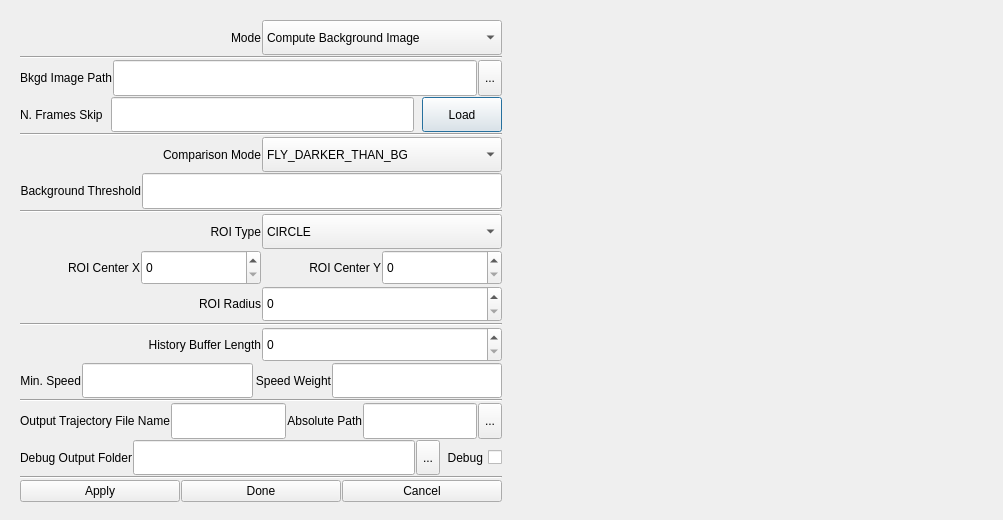
<?xml version="1.0" encoding="UTF-8"?>
<ui version="4.0">
 <class>FlyTrackPluginDialog</class>
 <widget class="QDialog" name="FlyTrackPluginDialog">
  <property name="geometry">
   <rect>
    <x>0</x>
    <y>0</y>
    <width>1003</width>
    <height>520</height>
   </rect>
  </property>
  <property name="sizePolicy">
   <sizepolicy hsizetype="Expanding" vsizetype="Expanding">
    <horstretch>0</horstretch>
    <verstretch>0</verstretch>
   </sizepolicy>
  </property>
  <property name="minimumSize">
   <size>
    <width>907</width>
    <height>472</height>
   </size>
  </property>
  <property name="windowTitle">
   <string>Fly Track Settings</string>
  </property>
  <layout class="QHBoxLayout" name="horizontalLayout_2">
   <item>
    <layout class="QHBoxLayout" name="mainHorizontalLayout">
     <property name="sizeConstraint">
      <enum>QLayout::SetNoConstraint</enum>
     </property>
     <item>
      <widget class="QWidget" name="controlsWidget" native="true">
       <property name="sizePolicy">
        <sizepolicy hsizetype="Preferred" vsizetype="MinimumExpanding">
         <horstretch>0</horstretch>
         <verstretch>0</verstretch>
        </sizepolicy>
       </property>
       <property name="minimumSize">
        <size>
         <width>500</width>
         <height>500</height>
        </size>
       </property>
       <property name="maximumSize">
        <size>
         <width>800</width>
         <height>16777215</height>
        </size>
       </property>
       <layout class="QVBoxLayout" name="verticalLayout_4">
        <item>
         <layout class="QVBoxLayout" name="controlsVerticalLayout">
          <property name="spacing">
           <number>1</number>
          </property>
          <item>
           <layout class="QHBoxLayout" name="horizontalLayout_4">
            <property name="sizeConstraint">
             <enum>QLayout::SetMinimumSize</enum>
            </property>
            <property name="topMargin">
             <number>0</number>
            </property>
            <property name="rightMargin">
             <number>0</number>
            </property>
            <property name="bottomMargin">
             <number>0</number>
            </property>
            <item>
             <widget class="QLabel" name="computeBgModeLabel">
              <property name="text">
               <string>Mode</string>
              </property>
              <property name="alignment">
               <set>Qt::AlignRight|Qt::AlignTrailing|Qt::AlignVCenter</set>
              </property>
             </widget>
            </item>
            <item>
             <widget class="QComboBox" name="computeBgModeComboBox">
              <property name="sizePolicy">
               <sizepolicy hsizetype="Preferred" vsizetype="Preferred">
                <horstretch>0</horstretch>
                <verstretch>0</verstretch>
               </sizepolicy>
              </property>
              <item>
               <property name="text">
                <string>Compute Background Image</string>
               </property>
              </item>
              <item>
               <property name="text">
                <string>Track Fly</string>
               </property>
              </item>
             </widget>
            </item>
           </layout>
          </item>
          <item>
           <widget class="Line" name="line_6">
            <property name="orientation">
             <enum>Qt::Horizontal</enum>
            </property>
           </widget>
          </item>
          <item>
           <layout class="QHBoxLayout" name="bgImageFilePathHorizontalLayout">
            <item>
             <widget class="QLabel" name="bgImageFilePathLabel">
              <property name="sizePolicy">
               <sizepolicy hsizetype="Preferred" vsizetype="Preferred">
                <horstretch>0</horstretch>
                <verstretch>0</verstretch>
               </sizepolicy>
              </property>
              <property name="layoutDirection">
               <enum>Qt::RightToLeft</enum>
              </property>
              <property name="text">
               <string>Bkgd Image Path</string>
              </property>
              <property name="alignment">
               <set>Qt::AlignRight|Qt::AlignTrailing|Qt::AlignVCenter</set>
              </property>
             </widget>
            </item>
            <item>
             <widget class="QLineEdit" name="bgImageFilePathLineEdit">
              <property name="sizePolicy">
               <sizepolicy hsizetype="Expanding" vsizetype="Preferred">
                <horstretch>0</horstretch>
                <verstretch>0</verstretch>
               </sizepolicy>
              </property>
             </widget>
            </item>
            <item>
             <widget class="QToolButton" name="bgImageFilePathToolButton">
              <property name="sizePolicy">
               <sizepolicy hsizetype="Preferred" vsizetype="Preferred">
                <horstretch>0</horstretch>
                <verstretch>0</verstretch>
               </sizepolicy>
              </property>
              <property name="text">
               <string>...</string>
              </property>
             </widget>
            </item>
           </layout>
          </item>
          <item>
           <layout class="QHBoxLayout" name="bgSampleHorizontalLayout">
            <property name="spacing">
             <number>8</number>
            </property>
            <item>
             <widget class="QLabel" name="nFramesSkipLabel">
              <property name="text">
               <string>N. Frames Skip</string>
              </property>
             </widget>
            </item>
            <item>
             <widget class="QLineEdit" name="nFramesSkipLineEdit">
              <property name="sizePolicy">
               <sizepolicy hsizetype="Expanding" vsizetype="Preferred">
                <horstretch>0</horstretch>
                <verstretch>0</verstretch>
               </sizepolicy>
              </property>
             </widget>
            </item>
            <item>
             <widget class="QPushButton" name="loadBgPushButton">
              <property name="sizePolicy">
               <sizepolicy hsizetype="Preferred" vsizetype="Preferred">
                <horstretch>0</horstretch>
                <verstretch>0</verstretch>
               </sizepolicy>
              </property>
              <property name="text">
               <string>Load</string>
              </property>
             </widget>
            </item>
           </layout>
          </item>
          <item>
           <widget class="Line" name="line">
            <property name="orientation">
             <enum>Qt::Horizontal</enum>
            </property>
           </widget>
          </item>
          <item>
           <layout class="QHBoxLayout" name="horizontalLayout_9">
            <item>
             <widget class="QLabel" name="flyVsBgModeLabel">
              <property name="layoutDirection">
               <enum>Qt::RightToLeft</enum>
              </property>
              <property name="text">
               <string>Comparison Mode</string>
              </property>
              <property name="alignment">
               <set>Qt::AlignRight|Qt::AlignTrailing|Qt::AlignVCenter</set>
              </property>
             </widget>
            </item>
            <item>
             <widget class="QComboBox" name="flyVsBgModeComboBox">
              <property name="sizePolicy">
               <sizepolicy hsizetype="Preferred" vsizetype="Preferred">
                <horstretch>0</horstretch>
                <verstretch>0</verstretch>
               </sizepolicy>
              </property>
              <item>
               <property name="text">
                <string>FLY_DARKER_THAN_BG</string>
               </property>
              </item>
              <item>
               <property name="text">
                <string>FLY_BRIGHTER_THAN_BG</string>
               </property>
              </item>
              <item>
               <property name="text">
                <string>FLY_ANY_DIFFERENCE_BG</string>
               </property>
              </item>
             </widget>
            </item>
           </layout>
          </item>
          <item>
           <layout class="QHBoxLayout" name="horizontalLayout_10">
            <item>
             <widget class="QLabel" name="backgroundThresholdLabel">
              <property name="layoutDirection">
               <enum>Qt::RightToLeft</enum>
              </property>
              <property name="text">
               <string>Background Threshold</string>
              </property>
              <property name="alignment">
               <set>Qt::AlignRight|Qt::AlignTrailing|Qt::AlignVCenter</set>
              </property>
             </widget>
            </item>
            <item>
             <widget class="QLineEdit" name="backgroundThresholdLineEdit">
              <property name="sizePolicy">
               <sizepolicy hsizetype="Expanding" vsizetype="Preferred">
                <horstretch>0</horstretch>
                <verstretch>0</verstretch>
               </sizepolicy>
              </property>
              <property name="text">
               <string/>
              </property>
             </widget>
            </item>
           </layout>
          </item>
          <item>
           <widget class="Line" name="line_2">
            <property name="orientation">
             <enum>Qt::Horizontal</enum>
            </property>
           </widget>
          </item>
          <item>
           <layout class="QHBoxLayout" name="horizontalLayout_11">
            <item>
             <widget class="QLabel" name="roiTypeLabel">
              <property name="layoutDirection">
               <enum>Qt::RightToLeft</enum>
              </property>
              <property name="text">
               <string>ROI Type</string>
              </property>
              <property name="alignment">
               <set>Qt::AlignRight|Qt::AlignTrailing|Qt::AlignVCenter</set>
              </property>
             </widget>
            </item>
            <item>
             <widget class="QComboBox" name="roiTypeComboBox">
              <property name="sizePolicy">
               <sizepolicy hsizetype="Preferred" vsizetype="Preferred">
                <horstretch>0</horstretch>
                <verstretch>0</verstretch>
               </sizepolicy>
              </property>
              <item>
               <property name="text">
                <string>CIRCLE</string>
               </property>
              </item>
              <item>
               <property name="text">
                <string>NONE</string>
               </property>
              </item>
             </widget>
            </item>
           </layout>
          </item>
          <item>
           <layout class="QHBoxLayout" name="horizontalLayout_12">
            <item>
             <widget class="QLabel" name="roiCenterXLabel">
              <property name="layoutDirection">
               <enum>Qt::RightToLeft</enum>
              </property>
              <property name="text">
               <string>ROI Center X</string>
              </property>
              <property name="alignment">
               <set>Qt::AlignRight|Qt::AlignTrailing|Qt::AlignVCenter</set>
              </property>
             </widget>
            </item>
            <item>
             <widget class="QSpinBox" name="roiCenterXSpinBox">
              <property name="sizePolicy">
               <sizepolicy hsizetype="Minimum" vsizetype="Preferred">
                <horstretch>0</horstretch>
                <verstretch>0</verstretch>
               </sizepolicy>
              </property>
              <property name="maximum">
               <number>999999999</number>
              </property>
             </widget>
            </item>
            <item>
             <widget class="QLabel" name="roiCenterYLabel">
              <property name="layoutDirection">
               <enum>Qt::RightToLeft</enum>
              </property>
              <property name="text">
               <string>ROI Center Y</string>
              </property>
              <property name="alignment">
               <set>Qt::AlignRight|Qt::AlignTrailing|Qt::AlignVCenter</set>
              </property>
             </widget>
            </item>
            <item>
             <widget class="QSpinBox" name="roiCenterYSpinBox">
              <property name="sizePolicy">
               <sizepolicy hsizetype="Minimum" vsizetype="Preferred">
                <horstretch>0</horstretch>
                <verstretch>0</verstretch>
               </sizepolicy>
              </property>
              <property name="maximum">
               <number>999999999</number>
              </property>
             </widget>
            </item>
           </layout>
          </item>
          <item>
           <layout class="QHBoxLayout" name="horizontalLayout_13">
            <item>
             <widget class="QLabel" name="roiRadiusLabel">
              <property name="layoutDirection">
               <enum>Qt::RightToLeft</enum>
              </property>
              <property name="text">
               <string>ROI Radius</string>
              </property>
              <property name="alignment">
               <set>Qt::AlignRight|Qt::AlignTrailing|Qt::AlignVCenter</set>
              </property>
             </widget>
            </item>
            <item>
             <widget class="QSpinBox" name="roiRadiusSpinBox">
              <property name="sizePolicy">
               <sizepolicy hsizetype="Minimum" vsizetype="Preferred">
                <horstretch>0</horstretch>
                <verstretch>0</verstretch>
               </sizepolicy>
              </property>
              <property name="maximum">
               <number>999999999</number>
              </property>
             </widget>
            </item>
           </layout>
          </item>
          <item>
           <widget class="Line" name="line_3">
            <property name="orientation">
             <enum>Qt::Horizontal</enum>
            </property>
           </widget>
          </item>
          <item>
           <layout class="QHBoxLayout" name="horizontalLayout_14">
            <item>
             <widget class="QLabel" name="historyBufferLengthLabel">
              <property name="layoutDirection">
               <enum>Qt::RightToLeft</enum>
              </property>
              <property name="text">
               <string>History Buffer Length</string>
              </property>
              <property name="alignment">
               <set>Qt::AlignRight|Qt::AlignTrailing|Qt::AlignVCenter</set>
              </property>
             </widget>
            </item>
            <item>
             <widget class="QSpinBox" name="historyBufferLengthSpinBox">
              <property name="sizePolicy">
               <sizepolicy hsizetype="Minimum" vsizetype="Preferred">
                <horstretch>0</horstretch>
                <verstretch>0</verstretch>
               </sizepolicy>
              </property>
              <property name="maximum">
               <number>1000</number>
              </property>
             </widget>
            </item>
           </layout>
          </item>
          <item>
           <layout class="QHBoxLayout" name="horizontalLayout_15">
            <item>
             <widget class="QLabel" name="minVelocityMagnitudeLabel">
              <property name="layoutDirection">
               <enum>Qt::RightToLeft</enum>
              </property>
              <property name="text">
               <string>Min. Speed</string>
              </property>
              <property name="alignment">
               <set>Qt::AlignRight|Qt::AlignTrailing|Qt::AlignVCenter</set>
              </property>
             </widget>
            </item>
            <item>
             <widget class="QLineEdit" name="minVelocityMagnitudeLineEdit">
              <property name="sizePolicy">
               <sizepolicy hsizetype="Expanding" vsizetype="Preferred">
                <horstretch>0</horstretch>
                <verstretch>0</verstretch>
               </sizepolicy>
              </property>
              <property name="text">
               <string/>
              </property>
             </widget>
            </item>
            <item>
             <widget class="QLabel" name="headTailWeightVelocityLabel">
              <property name="layoutDirection">
               <enum>Qt::RightToLeft</enum>
              </property>
              <property name="text">
               <string>Speed Weight</string>
              </property>
              <property name="alignment">
               <set>Qt::AlignRight|Qt::AlignTrailing|Qt::AlignVCenter</set>
              </property>
             </widget>
            </item>
            <item>
             <widget class="QLineEdit" name="headTailWeightVelocityLineEdit">
              <property name="sizePolicy">
               <sizepolicy hsizetype="Expanding" vsizetype="Preferred">
                <horstretch>0</horstretch>
                <verstretch>0</verstretch>
               </sizepolicy>
              </property>
              <property name="text">
               <string/>
              </property>
             </widget>
            </item>
           </layout>
          </item>
          <item>
           <widget class="Line" name="line_4">
            <property name="orientation">
             <enum>Qt::Horizontal</enum>
            </property>
           </widget>
          </item>
          <item>
           <layout class="QHBoxLayout" name="horizontalLayout_16">
            <item>
             <widget class="QLabel" name="logFileNameLabel">
              <property name="text">
               <string>Output Trajectory File Name</string>
              </property>
             </widget>
            </item>
            <item>
             <widget class="QLineEdit" name="logFileNameLineEdit">
              <property name="sizePolicy">
               <sizepolicy hsizetype="Expanding" vsizetype="Preferred">
                <horstretch>0</horstretch>
                <verstretch>0</verstretch>
               </sizepolicy>
              </property>
             </widget>
            </item>
            <item>
             <widget class="QLabel" name="logFilePathLabel">
              <property name="layoutDirection">
               <enum>Qt::RightToLeft</enum>
              </property>
              <property name="text">
               <string>Absolute Path</string>
              </property>
              <property name="alignment">
               <set>Qt::AlignRight|Qt::AlignTrailing|Qt::AlignVCenter</set>
              </property>
             </widget>
            </item>
            <item>
             <widget class="QLineEdit" name="logFilePathLineEdit">
              <property name="sizePolicy">
               <sizepolicy hsizetype="Expanding" vsizetype="Preferred">
                <horstretch>0</horstretch>
                <verstretch>0</verstretch>
               </sizepolicy>
              </property>
             </widget>
            </item>
            <item>
             <widget class="QToolButton" name="logFilePathToolButton">
              <property name="sizePolicy">
               <sizepolicy hsizetype="Preferred" vsizetype="Preferred">
                <horstretch>0</horstretch>
                <verstretch>0</verstretch>
               </sizepolicy>
              </property>
              <property name="text">
               <string>...</string>
              </property>
             </widget>
            </item>
           </layout>
          </item>
          <item>
           <layout class="QHBoxLayout" name="horizontalLayout_17">
            <item>
             <widget class="QLabel" name="tmpOutDirLabel">
              <property name="layoutDirection">
               <enum>Qt::RightToLeft</enum>
              </property>
              <property name="text">
               <string>Debug Output Folder</string>
              </property>
              <property name="alignment">
               <set>Qt::AlignRight|Qt::AlignTrailing|Qt::AlignVCenter</set>
              </property>
             </widget>
            </item>
            <item>
             <widget class="QLineEdit" name="tmpOutDirLineEdit">
              <property name="sizePolicy">
               <sizepolicy hsizetype="Expanding" vsizetype="Preferred">
                <horstretch>0</horstretch>
                <verstretch>0</verstretch>
               </sizepolicy>
              </property>
             </widget>
            </item>
            <item>
             <widget class="QToolButton" name="tmpOutDirToolButton">
              <property name="sizePolicy">
               <sizepolicy hsizetype="Preferred" vsizetype="Preferred">
                <horstretch>0</horstretch>
                <verstretch>0</verstretch>
               </sizepolicy>
              </property>
              <property name="text">
               <string>...</string>
              </property>
             </widget>
            </item>
            <item>
             <widget class="QCheckBox" name="DEBUGCheckBox">
              <property name="sizePolicy">
               <sizepolicy hsizetype="Minimum" vsizetype="Preferred">
                <horstretch>0</horstretch>
                <verstretch>0</verstretch>
               </sizepolicy>
              </property>
              <property name="layoutDirection">
               <enum>Qt::RightToLeft</enum>
              </property>
              <property name="text">
               <string>Debug</string>
              </property>
             </widget>
            </item>
           </layout>
          </item>
          <item>
           <widget class="Line" name="line_5">
            <property name="orientation">
             <enum>Qt::Horizontal</enum>
            </property>
           </widget>
          </item>
          <item>
           <layout class="QHBoxLayout" name="buttonHorizontalLayout">
            <item>
             <widget class="QPushButton" name="applyPushButton">
              <property name="sizePolicy">
               <sizepolicy hsizetype="Preferred" vsizetype="Fixed">
                <horstretch>0</horstretch>
                <verstretch>0</verstretch>
               </sizepolicy>
              </property>
              <property name="text">
               <string>Apply</string>
              </property>
             </widget>
            </item>
            <item>
             <widget class="QPushButton" name="donePushButton">
              <property name="sizePolicy">
               <sizepolicy hsizetype="Preferred" vsizetype="Fixed">
                <horstretch>0</horstretch>
                <verstretch>0</verstretch>
               </sizepolicy>
              </property>
              <property name="text">
               <string>Done</string>
              </property>
             </widget>
            </item>
            <item>
             <widget class="QPushButton" name="cancelPushButton">
              <property name="sizePolicy">
               <sizepolicy hsizetype="Preferred" vsizetype="Fixed">
                <horstretch>0</horstretch>
                <verstretch>0</verstretch>
               </sizepolicy>
              </property>
              <property name="text">
               <string>Cancel</string>
              </property>
             </widget>
            </item>
           </layout>
          </item>
         </layout>
        </item>
       </layout>
      </widget>
     </item>
     <item>
      <widget class="QLabel" name="previewImageLabel">
       <property name="sizePolicy">
        <sizepolicy hsizetype="Expanding" vsizetype="Expanding">
         <horstretch>0</horstretch>
         <verstretch>0</verstretch>
        </sizepolicy>
       </property>
       <property name="minimumSize">
        <size>
         <width>500</width>
         <height>500</height>
        </size>
       </property>
       <property name="baseSize">
        <size>
         <width>500</width>
         <height>500</height>
        </size>
       </property>
       <property name="mouseTracking">
        <bool>false</bool>
       </property>
       <property name="text">
        <string/>
       </property>
      </widget>
     </item>
    </layout>
   </item>
  </layout>
 </widget>
 <resources/>
 <connections/>
</ui>
